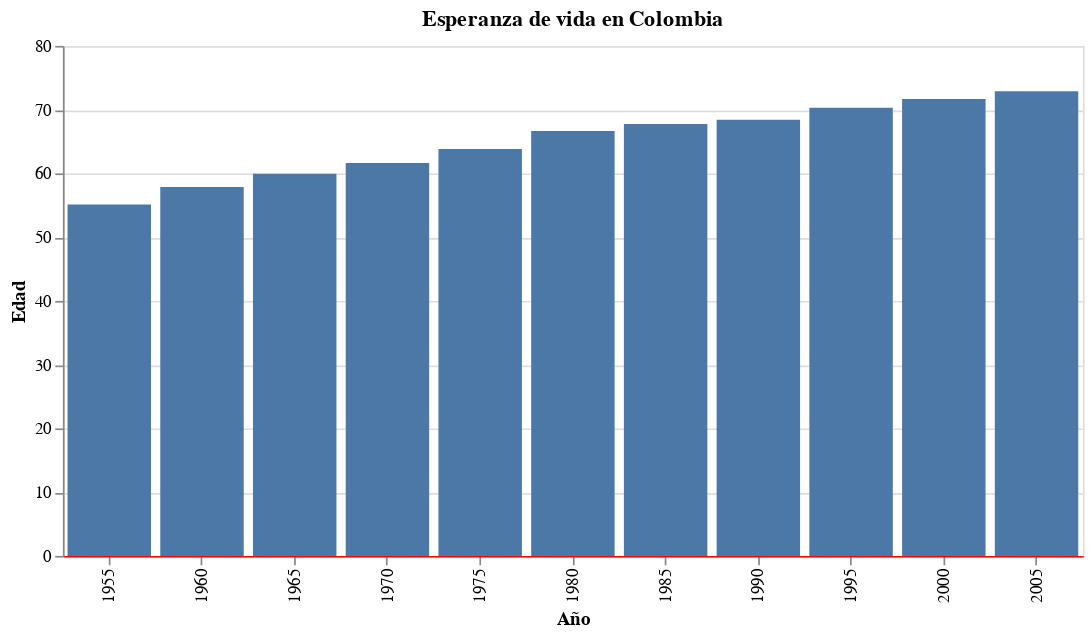

This figure's notebook cell:
### Markdown cell above
### Barras +

### Code cell
alt.Chart(data).mark_bar().encode(
    x = alt.X('year:O', title='Año', axis=alt.Axis(domainColor='red')),
    y = alt.Y('life_expect', title='Edad')
).properties(
    width = 600,
    title = 'Esperanza de vida en Colombia'
    )

### Figure 1 — Vega-Lite specification as saved in the notebook (floating-point values rounded to 4 significant figures)
{"config": {"view": {"continuousWidth": 300, "continuousHeight": 300}}, "data": {"name": "data-1d7a4b08d75a8d2e885aed4277f3e5bf"}, "mark": {"type": "bar"}, "encoding": {"x": {"axis": {"domainColor": "red"}, "field": "year", "title": "Año", "type": "ordinal"}, "y": {"field": "life_expect", "title": "Edad", "type": "quantitative"}}, "title": "Esperanza de vida en Colombia", "width": 600, "$schema": "https://vega.github.io/schema/vega-lite/v5.15.1.json", "datasets": {"data-1d7a4b08d75a8d2e885aed4277f3e5bf": [{"year": 1955, "country": "Colombia", "cluster": 3, "pop": 13588405, "life_expect": 55.12, "fertility": 6.76}, {"year": 1960, "country": "Colombia", "cluster": 3, "pop": 15952727, "life_expect": 57.86, "fertility": 6.76}, {"year": 1965, "country": "Colombia", "cluster": 3, "pop": 18646175, "life_expect": 59.96, "fertility": 6.18}, {"year": 1970, "country": "Colombia", "cluster": 3, "pop": 21429658, "life_expect": 61.62, "fertility": 5.0}, {"year": 1975, "country": "Colombia", "cluster": 3, "pop": 24114177, "life_expect": 63.84, "fertility": 4.338}, {"year": 1980, "country": "Colombia", "cluster": 3, "pop": 26582811, "life_expect": 66.65, "fertility": 3.685}, {"year": 1985, "country": "Colombia", "cluster": 3, "pop": 29678395, "life_expect": 67.77, "fertility": 3.172}, {"year": 1990, "country": "Colombia", "cluster": 3, "pop": 32858579, "life_expect": 68.42, "fertility": 2.93}, {"year": 1995, "country": "Colombia", "cluster": 3, "pop": 36280883, "life_expect": 70.31, "fertility": 2.7}, {"year": 2000, "country": "Colombia", "cluster": 3, "pop": 39685655, "life_expect": 71.68, "fertility": 2.47}, {"year": 2005, "country": "Colombia", "cluster": 3, "pop": 42954279, "life_expect": 72.89, "fertility": 2.22}]}}
